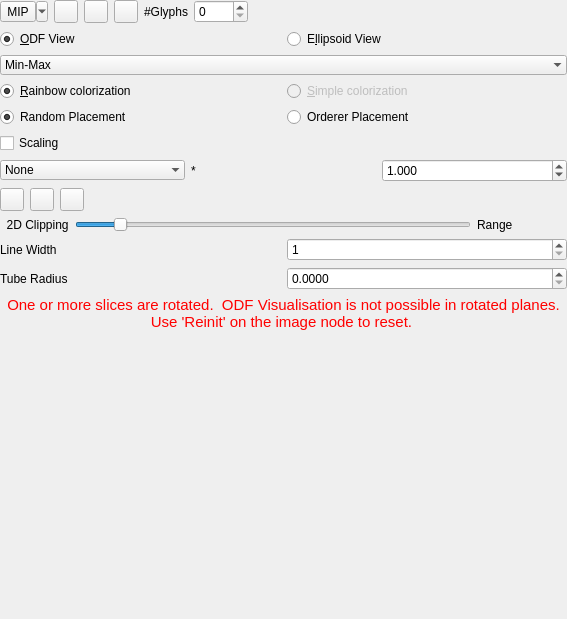
<?xml version="1.0" encoding="UTF-8"?>
<ui version="4.0">
 <class>QmitkControlVisualizationPropertiesViewControls</class>
 <widget class="QWidget" name="QmitkControlVisualizationPropertiesViewControls">
  <property name="geometry">
   <rect>
    <x>0</x>
    <y>0</y>
    <width>567</width>
    <height>619</height>
   </rect>
  </property>
  <property name="sizePolicy">
   <sizepolicy hsizetype="Preferred" vsizetype="MinimumExpanding">
    <horstretch>0</horstretch>
    <verstretch>100</verstretch>
   </sizepolicy>
  </property>
  <property name="minimumSize">
   <size>
    <width>0</width>
    <height>0</height>
   </size>
  </property>
  <property name="windowTitle">
   <string>QmitkTemplate</string>
  </property>
  <layout class="QVBoxLayout" name="verticalLayout_4">
   <property name="leftMargin">
    <number>0</number>
   </property>
   <property name="topMargin">
    <number>0</number>
   </property>
   <property name="rightMargin">
    <number>0</number>
   </property>
   <property name="bottomMargin">
    <number>0</number>
   </property>
   <item>
    <widget class="QFrame" name="m_ImageControlsFrame">
     <property name="frameShape">
      <enum>QFrame::NoFrame</enum>
     </property>
     <property name="frameShadow">
      <enum>QFrame::Raised</enum>
     </property>
     <layout class="QVBoxLayout" name="verticalLayout">
      <property name="leftMargin">
       <number>0</number>
      </property>
      <property name="topMargin">
       <number>0</number>
      </property>
      <property name="rightMargin">
       <number>0</number>
      </property>
      <property name="bottomMargin">
       <number>0</number>
      </property>
      <item>
       <widget class="QFrame" name="frame_2">
        <property name="sizePolicy">
         <sizepolicy hsizetype="Expanding" vsizetype="Preferred">
          <horstretch>0</horstretch>
          <verstretch>0</verstretch>
         </sizepolicy>
        </property>
        <property name="frameShape">
         <enum>QFrame::NoFrame</enum>
        </property>
        <property name="frameShadow">
         <enum>QFrame::Raised</enum>
        </property>
        <layout class="QHBoxLayout" name="horizontalLayout_2">
         <property name="leftMargin">
          <number>0</number>
         </property>
         <property name="topMargin">
          <number>0</number>
         </property>
         <property name="rightMargin">
          <number>0</number>
         </property>
         <property name="bottomMargin">
          <number>0</number>
         </property>
         <item>
          <widget class="QToolButton" name="m_TSMenu">
           <property name="toolTip">
            <string>Multislice Projection</string>
           </property>
           <property name="statusTip">
            <string/>
           </property>
           <property name="whatsThis">
            <string/>
           </property>
           <property name="text">
            <string>MIP</string>
           </property>
           <property name="popupMode">
            <enum>QToolButton::MenuButtonPopup</enum>
           </property>
           <property name="arrowType">
            <enum>Qt::NoArrow</enum>
           </property>
          </widget>
         </item>
         <item>
          <widget class="QFrame" name="m_NumberGlyphsFrame">
           <property name="frameShape">
            <enum>QFrame::NoFrame</enum>
           </property>
           <property name="frameShadow">
            <enum>QFrame::Plain</enum>
           </property>
           <layout class="QHBoxLayout" name="horizontalLayout_6">
            <property name="leftMargin">
             <number>0</number>
            </property>
            <property name="topMargin">
             <number>0</number>
            </property>
            <property name="rightMargin">
             <number>0</number>
            </property>
            <property name="bottomMargin">
             <number>0</number>
            </property>
            <item>
             <widget class="QToolButton" name="m_VisibleOdfsON_T">
              <property name="toolTip">
               <string>Toggle visibility of ODF glyphs (axial)</string>
              </property>
              <property name="statusTip">
               <string/>
              </property>
              <property name="whatsThis">
               <string/>
              </property>
              <property name="text">
               <string/>
              </property>
              <property name="icon">
               <iconset resource="../../resources/QmitkDiffusionImaging.qrc">
                <normaloff>:/QmitkDiffusionImaging/glyphsoff_T.png</normaloff>
                <normalon>:/QmitkDiffusionImaging/glyphson_T.png</normalon>:/QmitkDiffusionImaging/glyphsoff_T.png</iconset>
              </property>
              <property name="checkable">
               <bool>true</bool>
              </property>
              <property name="checked">
               <bool>false</bool>
              </property>
             </widget>
            </item>
            <item>
             <widget class="QToolButton" name="m_VisibleOdfsON_S">
              <property name="toolTip">
               <string>Toggle visibility of ODF glyphs (sagittal)</string>
              </property>
              <property name="statusTip">
               <string/>
              </property>
              <property name="whatsThis">
               <string/>
              </property>
              <property name="text">
               <string/>
              </property>
              <property name="icon">
               <iconset resource="../../resources/QmitkDiffusionImaging.qrc">
                <normaloff>:/QmitkDiffusionImaging/glyphsoff_S.png</normaloff>
                <normalon>:/QmitkDiffusionImaging/glyphson_S.png</normalon>:/QmitkDiffusionImaging/glyphsoff_S.png</iconset>
              </property>
              <property name="checkable">
               <bool>true</bool>
              </property>
              <property name="checked">
               <bool>false</bool>
              </property>
             </widget>
            </item>
            <item>
             <widget class="QToolButton" name="m_VisibleOdfsON_C">
              <property name="toolTip">
               <string>Toggle visibility of ODF glyphs (coronal)</string>
              </property>
              <property name="statusTip">
               <string/>
              </property>
              <property name="whatsThis">
               <string/>
              </property>
              <property name="text">
               <string/>
              </property>
              <property name="icon">
               <iconset resource="../../resources/QmitkDiffusionImaging.qrc">
                <normaloff>:/QmitkDiffusionImaging/glyphsoff_C.png</normaloff>
                <normalon>:/QmitkDiffusionImaging/glyphson_C.png</normalon>:/QmitkDiffusionImaging/glyphsoff_C.png</iconset>
              </property>
              <property name="checkable">
               <bool>true</bool>
              </property>
              <property name="checked">
               <bool>false</bool>
              </property>
             </widget>
            </item>
            <item>
             <widget class="QLabel" name="label_glyphs">
              <property name="text">
               <string>#Glyphs</string>
              </property>
             </widget>
            </item>
            <item>
             <widget class="QSpinBox" name="m_ShowMaxNumber">
              <property name="maximum">
               <number>9999</number>
              </property>
             </widget>
            </item>
            <item>
             <spacer name="horizontalSpacer">
              <property name="orientation">
               <enum>Qt::Horizontal</enum>
              </property>
              <property name="sizeHint" stdset="0">
               <size>
                <width>20</width>
                <height>20</height>
               </size>
              </property>
             </spacer>
            </item>
           </layout>
          </widget>
         </item>
        </layout>
       </widget>
      </item>
      <item>
       <widget class="QFrame" name="m_GlyphFrame">
        <property name="frameShape">
         <enum>QFrame::NoFrame</enum>
        </property>
        <property name="frameShadow">
         <enum>QFrame::Raised</enum>
        </property>
        <layout class="QVBoxLayout" name="verticalLayout_2">
         <property name="spacing">
          <number>0</number>
         </property>
         <property name="leftMargin">
          <number>0</number>
         </property>
         <property name="topMargin">
          <number>0</number>
         </property>
         <property name="rightMargin">
          <number>0</number>
         </property>
         <property name="bottomMargin">
          <number>0</number>
         </property>
         <item>
          <widget class="QFrame" name="m_NormalizationScalingFrame">
           <property name="frameShape">
            <enum>QFrame::NoFrame</enum>
           </property>
           <property name="frameShadow">
            <enum>QFrame::Raised</enum>
           </property>
           <layout class="QGridLayout" name="gridLayout">
            <property name="leftMargin">
             <number>0</number>
            </property>
            <property name="topMargin">
             <number>0</number>
            </property>
            <property name="rightMargin">
             <number>0</number>
            </property>
            <property name="bottomMargin">
             <number>0</number>
            </property>
            <item row="1" column="0">
             <widget class="QCheckBox" name="m_ScalingCheckbox">
              <property name="text">
               <string>Scaling</string>
              </property>
             </widget>
            </item>
            <item row="2" column="0">
             <widget class="QFrame" name="m_ScalingFrame">
              <property name="frameShape">
               <enum>QFrame::NoFrame</enum>
              </property>
              <property name="frameShadow">
               <enum>QFrame::Plain</enum>
              </property>
              <layout class="QHBoxLayout" name="horizontalLayout_3">
               <property name="leftMargin">
                <number>0</number>
               </property>
               <property name="topMargin">
                <number>0</number>
               </property>
               <property name="rightMargin">
                <number>0</number>
               </property>
               <property name="bottomMargin">
                <number>0</number>
               </property>
               <item>
                <widget class="QComboBox" name="m_AdditionalScaling">
                 <property name="frame">
                  <bool>false</bool>
                 </property>
                 <item>
                  <property name="text">
                   <string>None</string>
                  </property>
                 </item>
                 <item>
                  <property name="text">
                   <string>By GFA</string>
                  </property>
                 </item>
                 <item>
                  <property name="text">
                   <string>By ASR</string>
                  </property>
                 </item>
                </widget>
               </item>
               <item>
                <widget class="QLabel" name="label">
                 <property name="text">
                  <string>*</string>
                 </property>
                </widget>
               </item>
               <item>
                <widget class="QDoubleSpinBox" name="m_ScalingFactor">
                 <property name="toolTip">
                  <string>Additional scaling factor</string>
                 </property>
                 <property name="decimals">
                  <number>3</number>
                 </property>
                 <property name="maximum">
                  <double>999999999.000000000000000</double>
                 </property>
                 <property name="singleStep">
                  <double>0.100000000000000</double>
                 </property>
                 <property name="value">
                  <double>1.000000000000000</double>
                 </property>
                </widget>
               </item>
              </layout>
             </widget>
            </item>
            <item row="0" column="0">
             <widget class="QFrame" name="m_NormalizationFrame">
              <property name="frameShape">
               <enum>QFrame::NoFrame</enum>
              </property>
              <property name="frameShadow">
               <enum>QFrame::Plain</enum>
              </property>
              <layout class="QGridLayout" name="gridLayout_3">
               <property name="leftMargin">
                <number>0</number>
               </property>
               <property name="topMargin">
                <number>0</number>
               </property>
               <property name="rightMargin">
                <number>0</number>
               </property>
               <property name="bottomMargin">
                <number>0</number>
               </property>
               <item row="0" column="0" alignment="Qt::AlignLeft">
                <widget class="QRadioButton" name="m_OdfViewRadioButton">
                 <property name="text">
                  <string>&amp;ODF View</string>
                 </property>
                 <property name="checked">
                  <bool>true</bool>
                 </property>
                 <attribute name="buttonGroup">
                  <string notr="true">buttonGroup_2</string>
                 </attribute>
                </widget>
               </item>
               <item row="6" column="0" alignment="Qt::AlignLeft">
                <widget class="QRadioButton" name="m_colouriseRainbowRadioButton">
                 <property name="enabled">
                  <bool>true</bool>
                 </property>
                 <property name="text">
                  <string>&amp;Rainbow colorization</string>
                 </property>
                 <property name="checked">
                  <bool>true</bool>
                 </property>
                 <attribute name="buttonGroup">
                  <string notr="true">buttonGroup</string>
                 </attribute>
                </widget>
               </item>
               <item row="0" column="1" alignment="Qt::AlignLeft">
                <widget class="QRadioButton" name="m_EllipsoidViewRadioButton">
                 <property name="enabled">
                  <bool>true</bool>
                 </property>
                 <property name="text">
                  <string>E&amp;llipsoid View </string>
                 </property>
                 <attribute name="buttonGroup">
                  <string notr="true">buttonGroup_2</string>
                 </attribute>
                </widget>
               </item>
               <item row="6" column="1" alignment="Qt::AlignLeft">
                <widget class="QRadioButton" name="m_colouriseSimpleRadioButton">
                 <property name="enabled">
                  <bool>false</bool>
                 </property>
                 <property name="text">
                  <string>&amp;Simple colorization</string>
                 </property>
                 <attribute name="buttonGroup">
                  <string notr="true">buttonGroup</string>
                 </attribute>
                </widget>
               </item>
               <item row="3" column="0" colspan="2">
                <widget class="QComboBox" name="m_NormalizationDropdown">
                 <property name="toolTip">
                  <string>ODF normalization</string>
                 </property>
                 <property name="frame">
                  <bool>false</bool>
                 </property>
                 <item>
                  <property name="text">
                   <string>Min-Max</string>
                  </property>
                 </item>
                 <item>
                  <property name="text">
                   <string>Max</string>
                  </property>
                 </item>
                 <item>
                  <property name="text">
                   <string>None</string>
                  </property>
                 </item>
                </widget>
               </item>
               <item row="7" column="0" alignment="Qt::AlignLeft">
                <widget class="QRadioButton" name="m_randomModeRadioButton">
                 <property name="enabled">
                  <bool>true</bool>
                 </property>
                 <property name="text">
                  <string>Random Placement</string>
                 </property>
                 <property name="checked">
                  <bool>true</bool>
                 </property>
                 <attribute name="buttonGroup">
                  <string notr="true">buttonGroup_3</string>
                 </attribute>
                </widget>
               </item>
               <item row="7" column="1" alignment="Qt::AlignLeft">
                <widget class="QRadioButton" name="m_orderedModeRadioButton">
                 <property name="enabled">
                  <bool>true</bool>
                 </property>
                 <property name="text">
                  <string>Orderer Placement</string>
                 </property>
                 <attribute name="buttonGroup">
                  <string notr="true">buttonGroup_3</string>
                 </attribute>
                </widget>
               </item>
              </layout>
             </widget>
            </item>
           </layout>
          </widget>
         </item>
        </layout>
       </widget>
      </item>
     </layout>
    </widget>
   </item>
   <item>
    <widget class="QFrame" name="m_BundleControlsFrame">
     <property name="frameShape">
      <enum>QFrame::NoFrame</enum>
     </property>
     <property name="frameShadow">
      <enum>QFrame::Raised</enum>
     </property>
     <layout class="QVBoxLayout" name="verticalLayout_3">
      <property name="leftMargin">
       <number>0</number>
      </property>
      <property name="topMargin">
       <number>0</number>
      </property>
      <property name="rightMargin">
       <number>0</number>
      </property>
      <property name="bottomMargin">
       <number>0</number>
      </property>
      <item>
       <widget class="QFrame" name="frame_5">
        <property name="frameShape">
         <enum>QFrame::NoFrame</enum>
        </property>
        <property name="frameShadow">
         <enum>QFrame::Raised</enum>
        </property>
        <layout class="QHBoxLayout" name="horizontalLayout_11">
         <property name="leftMargin">
          <number>0</number>
         </property>
         <property name="topMargin">
          <number>0</number>
         </property>
         <property name="rightMargin">
          <number>0</number>
         </property>
         <property name="bottomMargin">
          <number>0</number>
         </property>
         <item>
          <widget class="QToolButton" name="m_ResetColoring">
           <property name="toolTip">
            <string>Reset to Default Coloring</string>
           </property>
           <property name="text">
            <string/>
           </property>
           <property name="icon">
            <iconset resource="../../resources/QmitkDiffusionImaging.qrc">
             <normaloff>:/QmitkDiffusionImaging/reset.png</normaloff>:/QmitkDiffusionImaging/reset.png</iconset>
           </property>
          </widget>
         </item>
         <item>
          <widget class="QToolButton" name="m_Crosshair">
           <property name="toolTip">
            <string>Position Crosshair by 3D-Click</string>
           </property>
           <property name="statusTip">
            <string/>
           </property>
           <property name="text">
            <string/>
           </property>
           <property name="icon">
            <iconset resource="../../resources/QmitkDiffusionImaging.qrc">
             <normaloff>:/QmitkDiffusionImaging/crosshair.png</normaloff>:/QmitkDiffusionImaging/crosshair.png</iconset>
           </property>
           <property name="checkable">
            <bool>true</bool>
           </property>
           <property name="checked">
            <bool>false</bool>
           </property>
          </widget>
         </item>
         <item>
          <widget class="QToolButton" name="m_FiberFading2D">
           <property name="toolTip">
            <string>2D Fiberfading on/off</string>
           </property>
           <property name="text">
            <string/>
           </property>
          </widget>
         </item>
         <item>
          <spacer name="horizontalSpacer_2">
           <property name="orientation">
            <enum>Qt::Horizontal</enum>
           </property>
           <property name="sizeHint" stdset="0">
            <size>
             <width>40</width>
             <height>20</height>
            </size>
           </property>
          </spacer>
         </item>
        </layout>
       </widget>
      </item>
      <item>
       <widget class="QFrame" name="frame_6">
        <property name="frameShape">
         <enum>QFrame::NoFrame</enum>
        </property>
        <property name="frameShadow">
         <enum>QFrame::Raised</enum>
        </property>
        <layout class="QHBoxLayout" name="horizontalLayout_10">
         <property name="leftMargin">
          <number>0</number>
         </property>
         <property name="topMargin">
          <number>0</number>
         </property>
         <property name="rightMargin">
          <number>0</number>
         </property>
         <property name="bottomMargin">
          <number>0</number>
         </property>
         <item>
          <widget class="QLabel" name="label_5">
           <property name="text">
            <string>  2D Clipping</string>
           </property>
          </widget>
         </item>
         <item>
          <widget class="QSlider" name="m_FiberThicknessSlider">
           <property name="maximum">
            <number>100</number>
           </property>
           <property name="pageStep">
            <number>10</number>
           </property>
           <property name="value">
            <number>10</number>
           </property>
           <property name="sliderPosition">
            <number>10</number>
           </property>
           <property name="orientation">
            <enum>Qt::Horizontal</enum>
           </property>
          </widget>
         </item>
         <item>
          <widget class="QLabel" name="label_range">
           <property name="minimumSize">
            <size>
             <width>90</width>
             <height>0</height>
            </size>
           </property>
           <property name="maximumSize">
            <size>
             <width>10000</width>
             <height>16777215</height>
            </size>
           </property>
           <property name="text">
            <string>Range</string>
           </property>
          </widget>
         </item>
        </layout>
       </widget>
      </item>
      <item>
       <widget class="QFrame" name="frame_linewidth">
        <property name="frameShape">
         <enum>QFrame::NoFrame</enum>
        </property>
        <property name="frameShadow">
         <enum>QFrame::Raised</enum>
        </property>
        <layout class="QGridLayout" name="gridLayout_2">
         <property name="leftMargin">
          <number>0</number>
         </property>
         <property name="topMargin">
          <number>0</number>
         </property>
         <property name="rightMargin">
          <number>0</number>
         </property>
         <property name="bottomMargin">
          <number>0</number>
         </property>
         <item row="0" column="1">
          <widget class="QSpinBox" name="m_LineWidth">
           <property name="minimum">
            <number>1</number>
           </property>
           <property name="maximum">
            <number>10</number>
           </property>
          </widget>
         </item>
         <item row="0" column="0">
          <widget class="QLabel" name="label_7">
           <property name="text">
            <string>Line Width</string>
           </property>
          </widget>
         </item>
         <item row="1" column="0">
          <widget class="QLabel" name="label_8">
           <property name="text">
            <string>Tube Radius</string>
           </property>
          </widget>
         </item>
         <item row="1" column="1">
          <widget class="QDoubleSpinBox" name="m_TubeWidth">
           <property name="decimals">
            <number>4</number>
           </property>
           <property name="singleStep">
            <double>0.100000000000000</double>
           </property>
          </widget>
         </item>
        </layout>
       </widget>
      </item>
     </layout>
    </widget>
   </item>
   <item>
    <widget class="QLabel" name="m_lblRotatedPlanesWarning">
     <property name="font">
      <font>
       <weight>50</weight>
       <italic>false</italic>
       <bold>false</bold>
      </font>
     </property>
     <property name="text">
      <string>&lt;!DOCTYPE HTML PUBLIC &quot;-//W3C//DTD HTML 4.0//EN&quot; &quot;http://www.w3.org/TR/REC-html40/strict.dtd&quot;&gt;
&lt;html&gt;&lt;head&gt;&lt;meta name=&quot;qrichtext&quot; content=&quot;1&quot; /&gt;&lt;style type=&quot;text/css&quot;&gt;
p, li { white-space: pre-wrap; }
&lt;/style&gt;&lt;/head&gt;&lt;body style=&quot; font-family:'Ubuntu'; font-size:11pt; font-weight:400; font-style:normal;&quot;&gt;
&lt;p align=&quot;center&quot; style=&quot; margin-top:0px; margin-bottom:0px; margin-left:0px; margin-right:0px; -qt-block-indent:0; text-indent:0px;&quot;&gt;&lt;span style=&quot; color:#ff0000;&quot;&gt;One or more slices are rotated.  ODF Visualisation is not possible in rotated planes. Use 'Reinit' on the image node to reset. &lt;/span&gt;&lt;/p&gt;&lt;/body&gt;&lt;/html&gt;</string>
     </property>
     <property name="textFormat">
      <enum>Qt::AutoText</enum>
     </property>
     <property name="wordWrap">
      <bool>true</bool>
     </property>
    </widget>
   </item>
   <item>
    <spacer name="verticalSpacer">
     <property name="orientation">
      <enum>Qt::Vertical</enum>
     </property>
     <property name="sizeHint" stdset="0">
      <size>
       <width>20</width>
       <height>40</height>
      </size>
     </property>
    </spacer>
   </item>
  </layout>
 </widget>
 <layoutdefault spacing="6" margin="11"/>
 <includes>
  <include location="local">QmitkDataStorageComboBox.h</include>
 </includes>
 <resources>
  <include location="../../resources/QmitkDiffusionImaging.qrc"/>
 </resources>
 <connections/>
 <buttongroups>
  <buttongroup name="buttonGroup"/>
  <buttongroup name="buttonGroup_2"/>
  <buttongroup name="buttonGroup_3"/>
 </buttongroups>
</ui>
